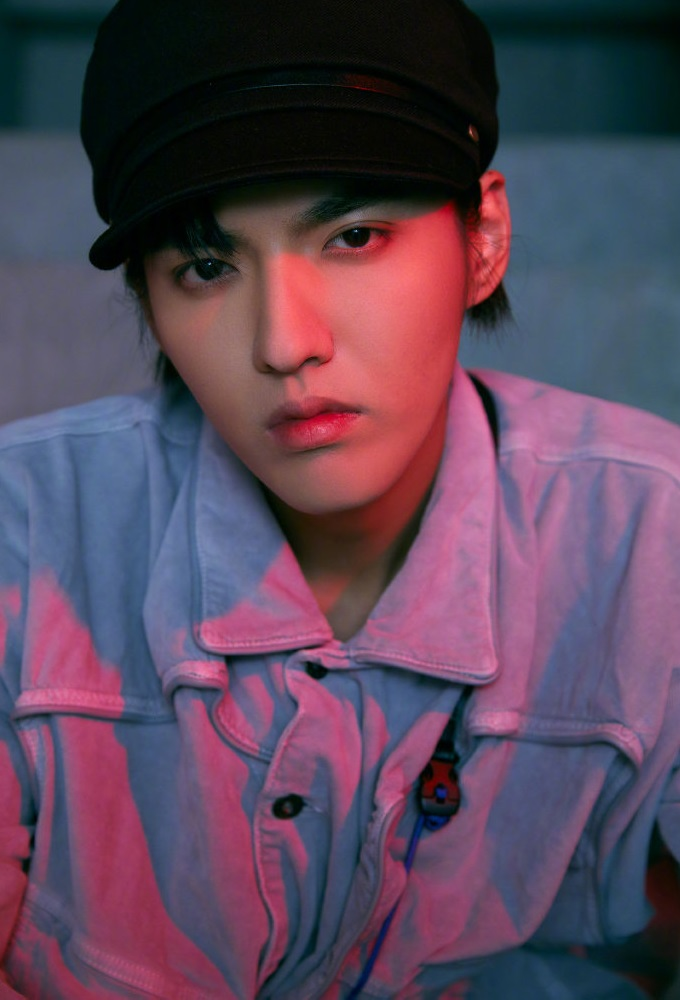
%> input picture DIP/Intensity transformations/kris(1).jpg, 680 x 1000 px
$ octave test.m   (GNU Octave 9; MATLAB toolbox functions it lacks are replaced by stand-ins)
%> lines starting %> are read from the running program, lines starting %| are printed output that depends on the picture
### DIP/Intensity transformations/twomodegauss/twomodegauss.m
function p = twomodegauss(m1, sig1, m2, sig2, A1, A2, k)
%TWOMODEGAUSS Generates a two-mode Gaussian function.
%   P = TWOMODEGAUSS(M1, SIG1, M2, SIG2, A1, A2, K) generates a
%   two-mode, Gaussian-like function in the interval [0,1].  P is a
%   256-element vector normalized so that SUM(P) equals 1.  The mean
%   and standard deviation of the modes are (M1, SIG1) and (M2,
%   SIG2), respectively. A1 and A2 are the amplitude values of the
%   two modes.  Since the output is normalized, only the relative
%   values of A1 and A2 are important.  K is an offset value that
%   raises the "floor" of the function.  A good set of values to try
%   is M1=0.15, S1=0.05, M2=0.75, S2=0.05, A1=1, A2=0.07, and
%   K=0.002.

%   Copyright 2002-2004 R. C. Gonzalez, R. E. Woods, & S. L. Eddins
%   Digital Image Processing Using MATLAB, Prentice-Hall, 2004
%   $Revision: 1.6 $  $Date: 2003/10/13 00:54:47 $

c1 = A1 * (1 / ((2 * pi) ^ 0.5) * sig1);
k1 = 2 * (sig1 ^ 2);
c2 = A2 * (1 / ((2 * pi) ^ 0.5) * sig2);
k2 = 2 * (sig2 ^ 2);
z  = linspace(0, 1, 256);

p = k + c1 * exp(-((z - m1) .^ 2) ./ k1) + ...
    c2 * exp(-((z - m2) .^ 2) ./ k2);
p = p ./ sum(p(:));

### DIP/Intensity transformations/twomodegauss/test.m
p = twomodegauss(0.15,0.05, 0.75, 0.05,1, 0.07, 0.002);
RGB=imread('D:\Project_All_Apps\DIP_project\Images\OTHER\kris(1).jpg');%读取RGB图像
%> RGB is the input picture: size 1000x680x3 uint8; mean R, G, B 90.4, 69.9, 90
I = rgb2gray(RGB); %图像转换为灰色图像
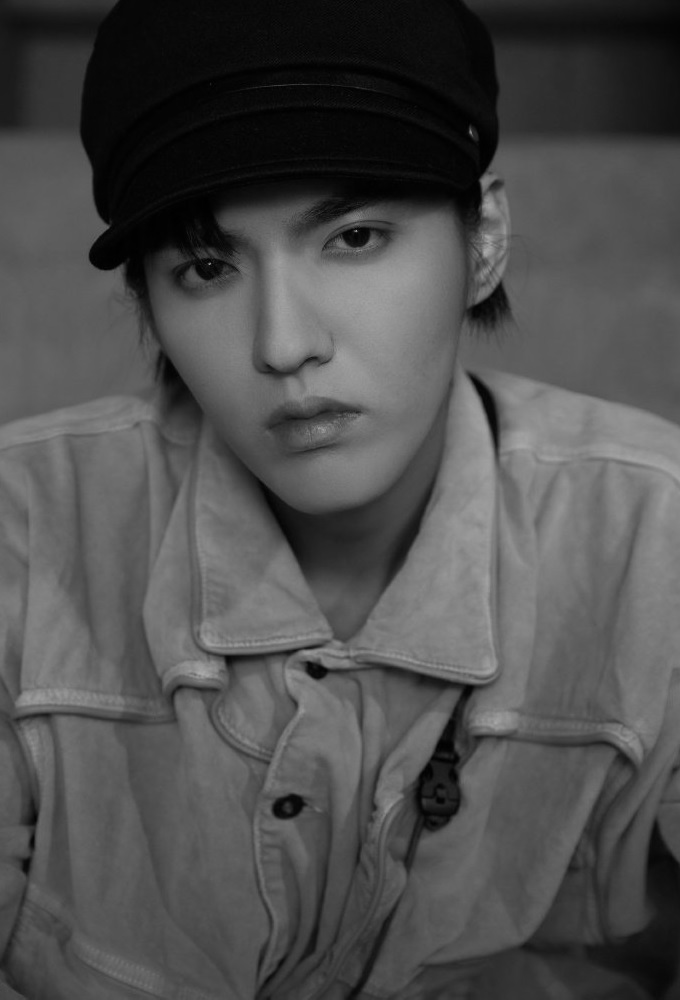
%> I: size 1000x680 uint8; min 0, max 171, mean 78.3
g = histeq(I, p);  %
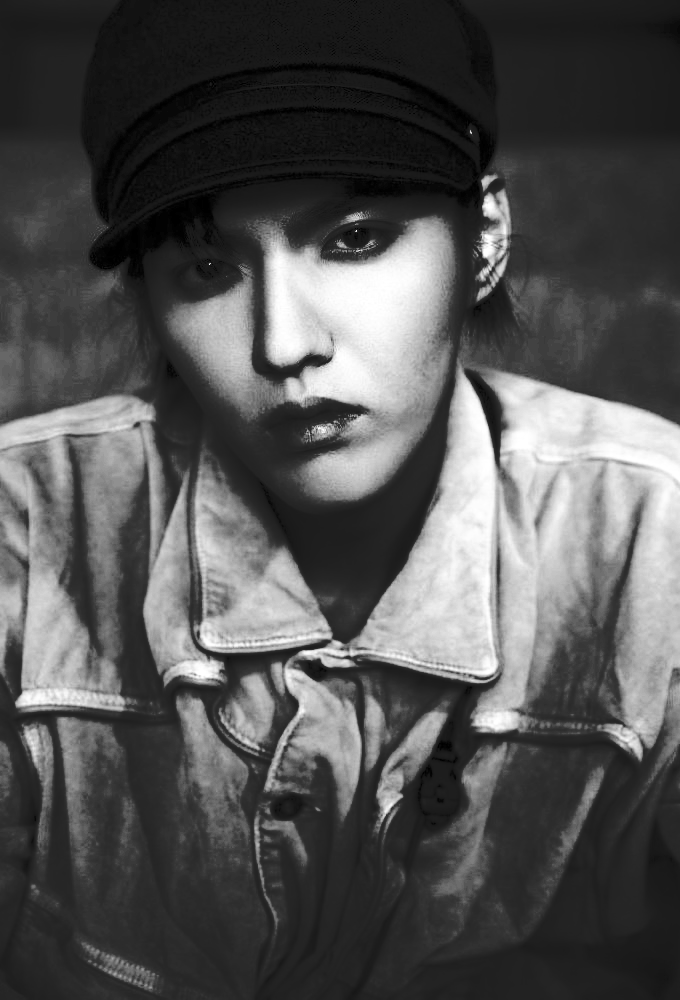
%> g: size 1000x680 uint8; min 0, max 255, mean 82.9
figure, imshow(g)
figure, imhist(g)
%> after `imhist(g)`:
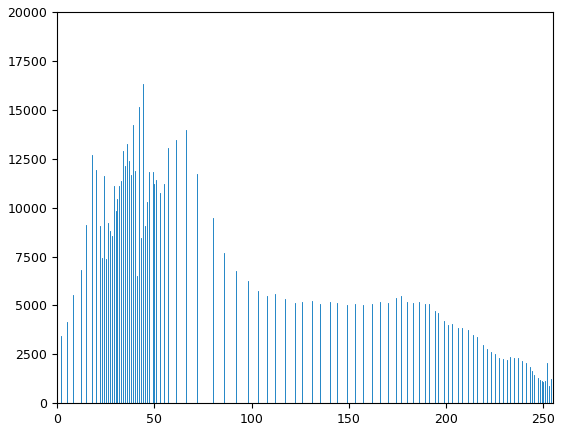
%> figure redrawn from the program's plot data; highest point at x = 44, y = 16302
